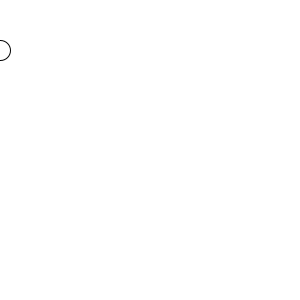
Frame 1 (no input)
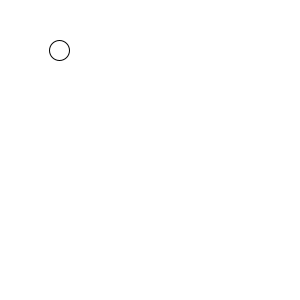
Frame 60 (the mouse pressed at the canvas centre just before this capture)
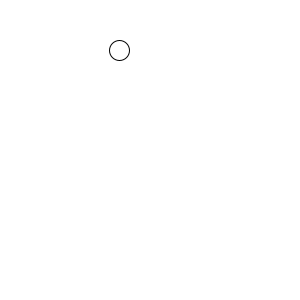
Frame 120 (the mouse held since frame 60 and released just before this capture)

The Processing sketch that drew these frames (run headless with seeded random() and noise(); from frame 60 on, the mouse is pressed at the canvas centre):

// Processing sketch: ex12_blockrestart
// ── ex12_blockrestart.pde
int x = 0;

void setup() {
  size(300,300);
  background(255);
}

void draw() {
  background(255);
  ellipse(x,50,20,20);
  x = x + 1;
  
  //conditional
  if(x > 200){
    // when the circle gets to the 200th
    // pixel we reset his x value to 0
    // thus sending him back to the start
    x = 0;
  }
}
